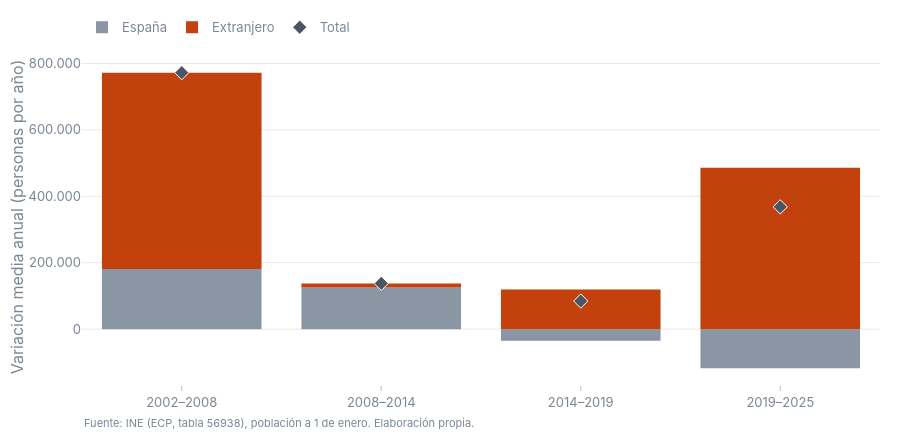

The cell this chart's notebook holds for it:
### Code cell
#| label: fig-periodos-pais
#| fig-cap: "Variación media anual por periodo, según país de nacimiento (cada tramo es la media anual del grupo; el rombo, la del total)"
fig_periodos(res_pais.filter(pl.col("periodo") != "2002–2025"), ["España", "Extranjero"]).show()

### Figure 1 — Plotly figure (JSON) as saved in the notebook; plotly's stock layout.template omitted (floating-point values rounded to 4 significant figures)
{"data": [{"hovertemplate": "%{hovertext}", "hovertext": ["+181.474/año · +0,5 % anual · 24 % del total", "+125.492/año · +0,3 % anual · 91 % del total", "-34.666/año · -0,1 % anual · -41 % del total", "-117.592/año · -0,3 % anual · -32 % del total"], "marker": {"color": "#8a96a3"}, "name": "España", "type": "bar", "x": ["2002–2008", "2008–2014", "2014–2019", "2019–2025"], "y": [181474, 125492, -34666, -117592]}, {"hovertemplate": "%{hovertext}", "hovertext": ["+590.804/año · +16,6 % anual · 76 % del total", "+12.308/año · +0,2 % anual · 9 % del total", "+119.308/año · +1,9 % anual · 141 % del total", "+485.817/año · +6,3 % anual · 132 % del total"], "marker": {"color": "#c2410c"}, "name": "Extranjero", "type": "bar", "x": ["2002–2008", "2008–2014", "2014–2019", "2019–2025"], "y": [590804, 12308, 119308, 485817]}, {"hovertemplate": "%{hovertext}", "hovertext": ["+772.278/año · +1,8 % anual", "+137.801/año · +0,3 % anual", "+84.641/año · +0,2 % anual", "+368.224/año · +0,8 % anual"], "marker": {"color": "#4b5563", "line": {"color": "white", "width": 1}, "size": 11, "symbol": "diamond"}, "mode": "markers", "name": "Total", "type": "scatter", "x": ["2002–2008", "2008–2014", "2014–2019", "2019–2025"], "y": [772278, 137801, 84641, 368224]}], "layout": {"annotations": [{"font": {"color": "#7a8794", "size": 11}, "showarrow": false, "text": "Fuente: INE (ECP, tabla 56938), población a 1 de enero. Elaboración propia.", "x": 0, "xanchor": "left", "xref": "paper", "y": -0.14, "yref": "paper"}], "barmode": "relative", "height": 440, "margin": {"b": 55}, "xaxis": {"type": "category"}, "yaxis": {"title": {"text": "Variación media anual (personas por año)"}}}}
